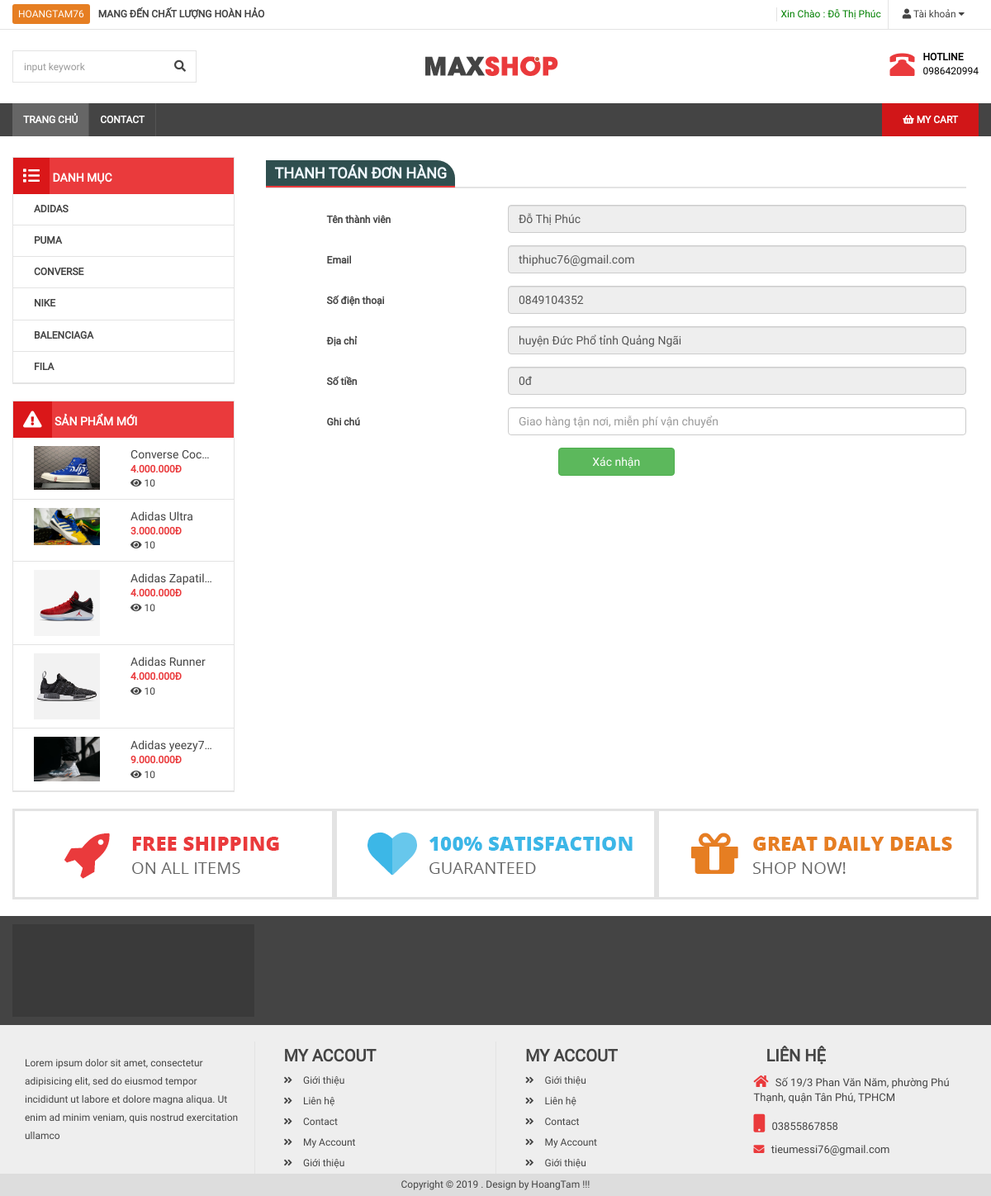
Page /thanh-toan.php (signed in) on the committed database.
### tables this page shows
CREATE TABLE `category` (
  `id` int(11) NOT NULL,
  `name` varchar(100) DEFAULT NULL,
  `slug` varchar(100) DEFAULT NULL,
  `images` varchar(100) DEFAULT NULL,
  `banner` varchar(100) DEFAULT NULL,
  `home` tinyint(4) DEFAULT '0',
  `status` tinyint(4) DEFAULT '1',
  `created_at` timestamp NULL DEFAULT CURRENT_TIMESTAMP,
  `updated_at` timestamp NULL DEFAULT CURRENT_TIMESTAMP ON UPDATE CURRENT_TIMESTAMP
);

CREATE TABLE `product` (
  `id` int(11) NOT NULL,
  `name` varchar(100) DEFAULT NULL,
  `slug` varchar(100) DEFAULT NULL,
  `price` int(11) DEFAULT NULL,
  `sale` tinyint(4) DEFAULT '0',
  `thunbar` varchar(100) DEFAULT NULL,
  `category_id` int(11) DEFAULT NULL,
  `mota` text,
  `number` int(11) NOT NULL DEFAULT '0',
  `head` int(11) DEFAULT '0',
  `view` int(11) DEFAULT '0',
  `hot` int(11) DEFAULT '0',
  `pay` int(11) DEFAULT '0',
  `created_at` timestamp NULL DEFAULT NULL,
  `update_at` timestamp NULL DEFAULT NULL ON UPDATE CURRENT_TIMESTAMP
);

CREATE TABLE `users` (
  `id` int(11) NOT NULL,
  `name` varchar(100) DEFAULT NULL,
  `email` varchar(50) DEFAULT NULL,
  `phone` char(20) DEFAULT NULL,
  `address` varchar(100) DEFAULT NULL,
  `password` varchar(50) DEFAULT NULL,
  `avatar` varchar(100) DEFAULT NULL,
  `status` tinyint(4) DEFAULT '1',
  `token` varchar(50) DEFAULT NULL,
  `created_at` timestamp NULL DEFAULT NULL,
  `update_at` timestamp NULL DEFAULT NULL ON UPDATE CURRENT_TIMESTAMP
);

### libraries/Database.php (called while the page is built, shortened)
<?php
    class Database
    {
        public $link;
        public function __construct()
        {
            $this->link = mysqli_connect("localhost","root","","doanphp") or die ();
            mysqli_set_charset($this->link,"utf8");
        }
        public function fetchsql( $sql )
        {
            $result = mysqli_query($this->link,$sql) or die("Lỗi  truy vấn sql " .mysqli_error($this->link));
            $data = [];
            if( $result)
            {
                while ($num = mysqli_fetch_assoc($result))
                {
                    $data[] = $num;
                }
            }
            return $data;
        }
        public function fetchID($table , $id )
        {
            $sql = "SELECT * FROM {$table} WHERE id = $id ";
            $result = mysqli_query($this->link,$sql) or die("Lỗi  truy vấn fetchID " .mysqli_error($this->link));
            return mysqli_fetch_assoc($result);
        }
         public function fetchAll($table)
        {
            $sql = "SELECT * FROM {$table} WHERE 1" ;
            $result = mysqli_query($this->link,$sql) or die("Lỗi Truy Vấn fetchAll " .mysqli_error($this->link));
            $data = [];
            if( $result)
            {
                while ($num = mysqli_fetch_assoc($result))
                {
                    $data[] = $num;
                }
            }
            return $data;
        }
    }
?>

### autoload/autoload.php (called while the page is built, shortened)
<?php
	 require_once __DIR__."/../libraries/Database.php";
	 require_once __DIR__."/../libraries/Function.php";
	 $db = new Database;
	 $category = $db->fetchAll("category");
	 $sqlNew = "SELECT * FROM product WHERE 1 ORDER BY ID DESC LIMIT 5";
	 $productNew = $db->fetchsql($sqlNew);
?>

### libraries/Function.php (called while the page is built, shortened)
<?php
    function base_url()
    {
        return $url  = "http://localhost:8888/Doanphp/";
    }
    function uploads()
    {
        return base_url() . "public/uploads/";
    }
    function formatPrice($number)
    {
        $number = intval($number);
        return $number =  number_format($number,0,',','.'). "đ";
    }
?>

### thanh-toan.php (the view, shortened to what this page needs)
<?php
	require_once __DIR__. "/autoload/autoload.php";
	$user=$db->fetchID("users",intval($_SESSION['name_id']));
?>
<?php require_once __DIR__. "/layouts/header.php";?>
                    <div class="col-md-9">
                        <section class="box-main1">
                            <h3 class="title-main"><a href="">Thanh toán đơn hàng </a> </h3>
                             <form action="" method="POST" class="form-horizontal formcustome" role="form" style="margin-top: 20px">
                            	<div class="form-group">
                            		<label class="col-md-3 col-md-offset-1">Tên thành viên</label>
                                    <div class="col-md-8">
                            			<input type="text" readonly="" name="name" placeholder="Nguyễn Quốc Đạt" class="form-control" value="<?php echo $user['name']?>">
                            		</div>
                            	</div>
                                <div class="form-group">
                                    <label class="col-md-3 col-md-offset-1">Email</label>
                                    <div class="col-md-8">
                                        <input type="email" readonly="" name="email" placeholder="Email" class="form-control" value="<?php echo $user['email']?>">
                                    </div>
                                    </div>
                                <div class="form-group">
                                    <label class="col-md-3 col-md-offset-1">Số điện thoại</label>
                                    <div class="col-md-8">
                                        <input type="number" readonly="" name="phone" placeholder="" class="form-control" value="<?php echo $user['phone']?>">
                                    </div>
                                    </div>
                                <div class="form-group">
                                    <label class="col-md-3 col-md-offset-1">Địa chỉ</label>
                                    <div class="col-md-8">
                                        <input type="text" readonly="" name="address" placeholder="" class="form-control" value="<?php echo $user['address']?>">
                                    </div>
                                </div>
                                <div class="form-group">
                                    <label class="col-md-3 col-md-offset-1">Số tiền</label>
                                    <div class="col-md-8">
                                        <input type="text" readonly="" name="address" placeholder="" class="form-control" value="<?php echo formatPrice($_SESSION['total'])?>">
                                    </div>
                                </div>
                                <div class="form-group">
                                    <label class="col-md-3 col-md-offset-1">Ghi chú</label>
                                    <div class="col-md-8">
                                        <input type="text" name="note" placeholder="Giao hàng tận nơi, miễn phí vận chuyển" class="form-control" value="">
                                    </div>
                                </div>
                                <button type="submit" class="btn btn-success col-md-2 col-md-offset-5" style="margin-bottom: 20px"> Xác nhận </button>
                            </form>
                        </section>
                    </div>
<?php require_once __DIR__. "/layouts/footer.php";?>

### layouts/header.php (shortened to what this page needs)
<!DOCTYPE html>
<html>
    <head>
        <link rel="stylesheet" type="text/css" href="/Doanphp/public/frontend/css/font-awesome.min.css">
        <link rel="stylesheet" type="text/css" href="/Doanphp/public/frontend/css/bootstrap.min.css">
        <link rel="stylesheet" type="text/css" href="/Doanphp/public/frontend/css/slick.css"/>
        <link rel="stylesheet" type="text/css" href="/Doanphp/public/frontend/css/slick-theme.css"/>
        <link rel="stylesheet" type="text/css" href="/Doanphp/public/frontend/css/styledoan.css">
        <link rel="stylesheet" href="https://use.fontawesome.com/releases/v5.8.1/css/all.css">
    </head>
    <body>
        <div id="wrapper">
            <div id="header">
                <div id="header-top">
                    <div class="container">
                        <div class="row clearfix">
                            <div class="col-md-6" id="header-text">
                            <a>HOANGTAM76</a><b>MANG ĐẾN CHẤT LƯỢNG HOÀN HẢO</b>
                            </div>
                            <div class="col-md-6">
                                <nav id="header-nav-top">
                                    <ul class="list-inline pull-right" id="headermenu">
                                        <?php if (isset($_SESSION['name_user'])): ?>
                                            <li style="color: green">
                                                Xin Chào : <?php echo $_SESSION['name_user'] ?>
                                            </li>
                                            <li>
                                                <a href=""><i class="fa fa-user"></i> Tài khoản <i class="fa fa-caret-down"></i></a>
                                            </li>
                                        <?php endif; ?>
                                    </ul>
                                </nav>
                            </div>
                        </div>
                    </div>
                </div>
                <div class="container">
                    <div class="row" id="header-main">
                        <div class="col-md-5">
                            <form class="form-inline" method="get" action="search.php">
                                <div class="form-group">
                                    <input type="text" name="search" placeholder=" input keywork" class="form-control">
                                    <button type="submit" name="submit" class="btn btn-default"><i class="fa fa-search"></i></button>
                                </div>
                            </form>
                        </div>
                        <div class="col-md-4">
                            <a href="">
                            <img src="/Doanphp/public/frontend/images/logo-default.png">
                            </a>
                        </div>
                        <div class="col-md-3" id="header-right">
                            <div class="pull-right">
                                <div class="pull-left">
                                    <i class="glyphicon glyphicon-phone-alt"></i>
                                </div>
                                <div class="pull-right">
                                    <p id="hotline">HOTLINE</p>
                                    <p>0986420994</p>
                                </div>
                            </div>
                        </div>
                    </div>
                </div>
            </div>
            <div id="menunav">
                <div class="container">
                    <nav>
                        <div class="home pull-left">
                            <a href="index.php">Trang chủ</a>
                        </div>
                        <ul id="menu-main">
                            <li>
                                <a href="/Doanphp/contact/index.php">Contact</a>
                            </li>
                        </ul>
                        <ul class="pull-right" id="main-shopping">
                            <li>
                                <a href="gio-hang.php"><i class="fa fa-shopping-basket"></i> My Cart </a>
                            </li>
                        </ul>
                    </nav>
                </div>
            </div>
            <div id="maincontent">
                <div class="container">
                    <div class="col-md-3  fixside" >
                        <div class="box-left box-menu" >
                            <h3 class="box-title"><i class="fa fa-list"></i>  Danh mục</h3>
                            <ul>
                                <?php foreach ($category as $item): ?>
                                    <li><a href="danh-muc-san-pham.php?id=<?php echo $item['id'] ?>"><?php echo $item['name'] ?></a></li>
                                <?php endforeach ?>
                            </ul>
                        </div>
                        <div class="box-left box-menu">
                            <h3 class="box-title"><i class="fa fa-warning"></i>  Sản phẩm mới </h3>
                            <ul>
                                <?php foreach ($productNew as $item): ?>
                                     <li class="clearfix">
                                        <a href="chi-tiet-san-pham.php">
                                            <img src="<?php echo uploads() ?>product/<?php echo $item['thunbar'] ?>" class="img-responsive pull-left" width="80" height="80">
                                            <div class="info pull-right">
                                                <p class="name"> <?php echo $item['name'] ?></p >
                                                <b class="price"><?php echo formatPrice($item['price']) ?></b><br>
                                                <span class="view"><i class="fa fa-eye"></i> 10 </span>
                                            </div>
                                        </a>
                                    </li>
                                <?php endforeach ?>
                            </ul>
                        </div>
                    </div>

### public/frontend/css/styledoan.css (style rules this page uses)
* { margin: 0px; padding: 0px; font-size: 12px; font-family: "Roboto"; color: #444; font-weight: 400; }
.container { padding: 0px; }
ol,ul,p { margin: 0px; list-style: none; }
h1,h2,h3,h4,h5,h6 { padding:0px; margin: 0px; }
#header-top { border-bottom: 1px solid #e3e3e3; }
#header-text a { color: white; background-color: rgb(230, 126, 34); padding:5px 7px; line-height: 35px; border-radius: 3px; margin-right: 10px; }
#header-nav-top #headermenu { position: relative; }
#headermenu > li { border-left: 1px solid #e3e3e3; }
#header-nav-top li a { color: #444; line-height: 35px; padding: 0px 12px; }
#header-main { padding: 25px 0px; }
#header-main .form-control,button { border: 0px; outline: 0px; border-radius: 0px; box-shadow:none; padding: 0px 2px; }
#header-main form { padding: 0px; }
#header-main .form-group { border: 1px solid #e3e3e3; }
#header-main .btn-default { border: none; outline: 0; box-shadow: none; line-height: 25px; background: none; }
#header-main input[type='text'] { padding-left: 10px; font-size: 12px; }
#header-right p { padding: 0px; margin:0px; color: #000; }
#header-right #hotline { font-weight: bold; }
#header-right i { color: #ea3a3c; font-size: 30px; padding-right: 10px; }
#menunav { background: #444; min-height: 40px; }
#menu-main > li { float: left; }
#menu-main > li > a,.home a { color: white; font-weight:bold; background: #444; line-height: 40px; text-transform: uppercase; font-size: 12px; border-right: 1px solid #555; }
#menu-main > li > a { padding: 13px; }
.home a { background: #666; padding: 13px; }
#main-shopping { margin-right: 0px; }
#main-shopping > li > a,#main-shopping > li > a >i { color: white; font-weight:bold; background-color: #d11618;; line-height: 40px; text-transform: uppercase; font-size: 12px; }
#main-shopping > li > a { padding: 13px 25px; }
.fixside { width: 23%; margin-right: 2%; padding: 0px; }
#maincontent { margin-top: 25px; }
.box-left { margin-bottom: 20px; border: 1px solid #e3e3e3; }
.box-title { background:#ea3a3c; color: white; font-weight: bold; font-size: 14px; text-transform: uppercase; }
.box-title .fa { color: white; font-size: 20px; background: #da1719;; padding: 12px; }
.box-menu > ul { position: relative; }
.box-menu > ul > li { padding: 10px 25px; border-bottom: 1px solid #e3e3e3; }
.box-menu > ul > li > a { font-size: 12px; color: #444; text-transform: uppercase; font-weight: bold; }
.name { white-space: nowrap; width: 100px; text-overflow: ellipsis; overflow: hidden; font-size: 14px; font-weight: 400; color: #444; text-transform: none; }
.info b { padding: 7px 5; }
.title-main { border-bottom:2px solid #e3e3e3; padding: 5px 5px 5px 0px; }
.title-main a { font-weight: bold; background-color: darkslategray; color: aliceblue; padding: 5px 10px 5px 10px; border-radius: 0 22px 0 0; font-size: 18px; border-bottom: 2px solid #ea3a3c; text-transform: uppercase; }
.price { color: #ea3a3c; }
.formcustome label { margin-top: 10px; }

### rows in the picture
category: name "ADIDAS"
category: name "PUMA"
category: name "CONVERSE"
category: name "NIKE"
category: name "BALENCIAGA"
category: name "FILA"
product: thunbar (picture), name "Converse Coc…", price "4.000.000Đ"
product: thunbar (picture), name "Adidas Ultra", price "3.000.000Đ"
product: thunbar (picture), name "Adidas Zapatil…", price "4.000.000Đ"
product: thunbar (picture), name "Adidas Runner", price "4.000.000Đ"
product: thunbar (picture), name "Adidas yeezy7…", price "9.000.000Đ"
users: name "Đỗ Thị Phúc", email "thiphuc76@gmail.com", phone "0849104352", address "huyện Đức Phổ tỉnh Quảng Ngãi"

### other values in the picture
$_SESSION['name_user'] "Đỗ Thị Phúc"
